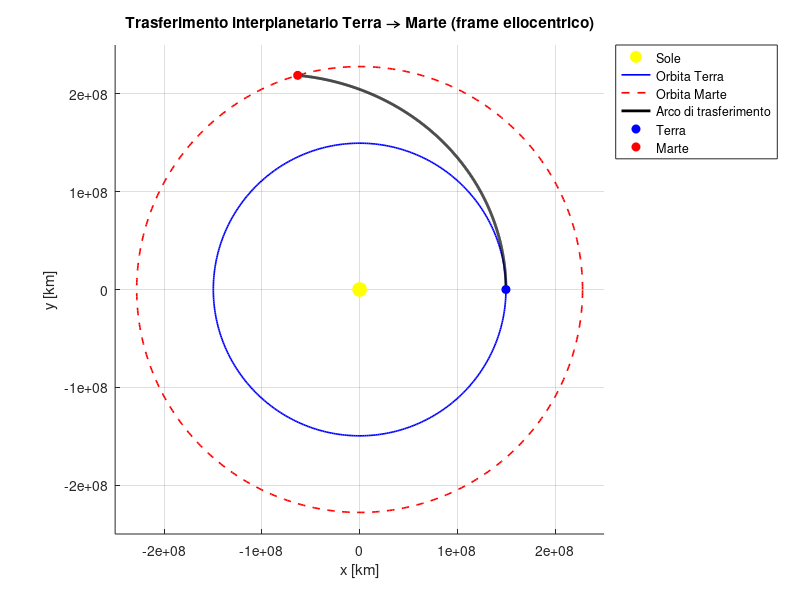

The MATLAB script that drew this image:
%% Earth departure analysis
% Interplanetary transfer arc from Earth to Mars

clc
close all
clear

%% Definition of the problem constants (all in km and km/s)
MuM = 4.282837e4;              % Mars gravitational parameter [km^3/s^2]
MuE = 3.986004418e5;           % Earth gravitational parameter [km^3/s^2]
MuS = 1.32712440018e11;        % Sun gravitational parameter [km^3/s^2]

Re  = 1.495978707e8;           % Earth's orbital semimajor axis [km]
Rm  = 2.2794382e8;             % Mars' orbital semimajor axis [km]
R_EM = Rm - Re;                % Average Earth–Mars distance [km]

ve = sqrt(MuS/Re);             % Earth's orbital speed around the Sun [km/s]
vm = sqrt(MuS/Rm);             % Mars' orbital speed around the Sun [km/s]

%% Orbite coplanari (per rappresentazione)
theta = linspace(0, 2*pi, 500);   % angolo (rad)

xE = Re * cos(theta);
yE = Re * sin(theta);

xM = Rm * cos(theta);
yM = Rm * sin(theta);


%% Input: condizione di partenza da LEO
h_LEO = 300;%input('Quota LEO [km] = ');
delta_V = input('Delta-V [km/s] = ');

r_leo = Re + h_LEO;                % [km]
v_c = sqrt(MuE / r_leo);           % velocità circolare in LEO
v_p = v_c + delta_V;               % velocità dopo il delta-V
v_esc = sqrt(2 * MuE / r_leo);     % velocità di fuga

% Calcolo v_inf
if v_p < v_esc
    v_inf = 0;
else
    v_inf = sqrt(v_p^2 - v_esc^2);
end

fprintf('eccesso di velocità iperbolico rispetto alla terra (v_inf o anche deltV INTEPL): %.4f km/s\n', v_inf);
fprintf('velocità eliocentrica in uscita dalla SOI terrestre: %.4f km/s\n', v_inf+ve);

%% Parametri dell'arco di trasferimento
v_minus = v_inf + ve;                         % velocità eliocentrica al di fuori della SOI terrestre
a = (2/Re - v_minus^2 / MuS)^(-1);            % semiasse maggiore del trasferimento
e = 1 - Re / a;                               % eccentricità

% Controlli
if e < 0
    error('ERROR: eccentricità negativa. Controlla la v_inf o il delta-V.');
end

value = (a*(1 - e^2)/(e*Rm)) - 1/e;
if value < -1 || value > 1
    error('ERROR: valore di true anomaly complesso. Controlla la v_inf o il delta-V.');
end

theta_star_plus = acos(value);  % true anomaly all'arrivo
fprintf('True anomaly all\''arrivo su Marte: %.2f°\n', rad2deg(theta_star_plus));

%% Coordinate della traiettoria di trasferimento
theta_arc = linspace(0, theta_star_plus, 1000);
r_arc = (a*(1 - e^2)) ./ (1 + e*cos(theta_arc));
x_arc = r_arc .* cos(theta_arc);
y_arc = r_arc .* sin(theta_arc);

%% Calcolo della velocità di arrivo su Marte
% momento angolare specifico dell'orbita eliocentrica di trasferimento
h = sqrt(MuS * a * (1 - e^2));

% componenti della velocità del S/C (eliocentrica) al true anomaly theta_star_plus
v_r = (MuS / h) * e * sin(theta_star_plus);           % componente radiale [km/s]
v_theta = (MuS / h) * (1 + e * cos(theta_star_plus));% componente tangenziale [km/s]

v_sc_arr = sqrt(v_r^2 + v_theta^2);                   % velocità eliocentrica dello S/C all'arrivo [km/s]

% velocità eliocentrica di Marte (tangenziale, in modulo)
% (già calcolata come vm sopra) - direzione tangenziale positiva
% velocità relativa (iperbolic excess) rispetto a Marte
v_rel_r = v_r;                 % Marte ha componente radiale nulla nell'approssimazione circolare coplanare
v_rel_theta = v_theta - vm;
v_inf_Mars = sqrt(v_rel_r^2 + v_rel_theta^2);

% Stampa risultati (condizioni di arrivo su marte)
fprintf('Velocità eliocentrica S/C all''arrivo su Marte (all''ingresso SOI): %.4f km/s\n', v_sc_arr);
fprintf('Velocità eliocentrica di Marte (vm): %.4f km/s\n', vm);
fprintf('Eccesso di v. iperbolico rispetto a Marte (v_infty_Mars): %.4f km/s\n', v_inf_Mars);


% angolo con segno: positivo => v_sc ha componente radiale uscente
delta_i = atan2( v_r, (-v_rel_theta) );   % rad
delta_i_deg = rad2deg(delta_i);

fprintf('Angolo tra V. eliocentrica S/C e V. marte in ingresso SOI (delta_i): %.4f deg \n', delta_i_deg);


%% Grafico finale combinato
figure('Color', 'w'); hold on; grid on; axis equal;

% Sole
plot(0, 0, 'yo', 'MarkerFaceColor','y', 'MarkerSize', 10);

% Orbite Terra e Marte
plot(xE, yE, 'b-', 'LineWidth', 1.2);
plot(xM, yM, 'r--', 'LineWidth', 1.2);

% Arco di trasferimento
plot(x_arc, y_arc, 'k', 'LineWidth', 2);

% Pianeti
plot(Re, 0, 'bo', 'MarkerFaceColor','b', 'MarkerSize', 6);
plot(Rm*cos(theta_star_plus), Rm*sin(theta_star_plus), 'ro', ...
    'MarkerFaceColor','r', 'MarkerSize', 6);

title('Trasferimento interplanetario Terra → Marte (frame eliocentrico)');
xlabel('x [km]');
ylabel('y [km]');
legend('Sole','Orbita Terra','Orbita Marte','Arco di trasferimento','Terra','Marte', ...
       'Location','bestoutside');

axis([-2.5e8 2.5e8 -2.5e8 2.5e8]);
